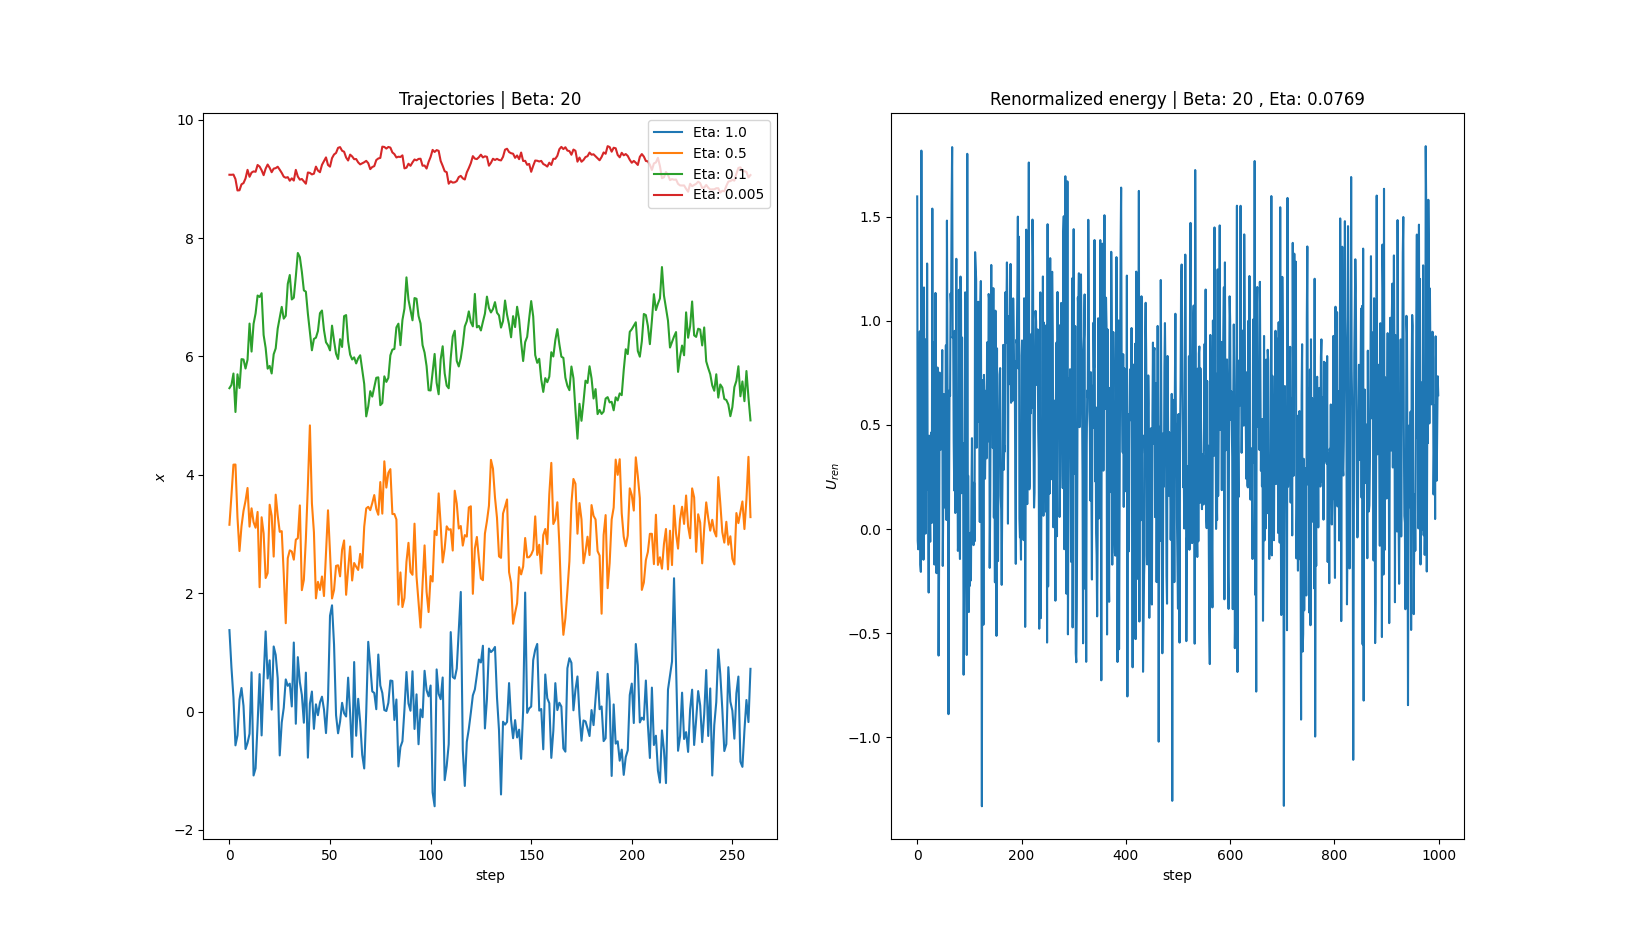

The script that drew this image:
import os

import numpy as np
import matplotlib.pyplot as plt

side = 260
beta = 20
DIM = 1000

#-------------------------------------------------------------------------------

def plot_metropolis():

    fig, axes = plt.subplots(1, 2, num="energy", figsize=(12, 12))

    #--- Trajectory ------------------------------------------------------------

    axes[0].set_title(f"Trajectories | Beta: {beta}")
    axes[0].set_ylabel('$ x $')
    axes[0].set_xlabel('step')

    file = "test_traje_conf.dat"

    if os.path.isfile(file):
        print("Loading file " + file)
        traje = np.loadtxt(file, unpack='True')

    x = [ i for i in range(side)]
    t = [ 0, 100, 180, 199]
    for i in range(4):
        k = t[i]
        y = [traje[j+1][k] + 3*i for j in range(side)]
        axes[0].plot(x, y, label=f"Eta: {traje[0][k]}")

    axes[0].legend(loc="upper right")


    #--- Energy ----------------------------------------------------------------

    axes[1].set_title(f"Renormalized energy | Beta: {beta} , Eta: {beta/side:.4f}")
    axes[1].set_ylabel(r'$U_{ren}$')
    axes[1].set_xlabel('step')

    directory = f"../Data_simulations/Beta_{beta}"
    filename = f"side_{side}.dat" #_beta_{1:.6f}.dat".format(side, beta)
    file = os.path.join(directory, filename)

    if os.path.isfile(file):
        print("Loading file " + file)
        ene = np.loadtxt(file, unpack='True')

    x = [ i for i in range(DIM)]
    y = ene[:DIM]
    axes[1].plot(x, y)

    plt.show()


#-------------------------------------------------------------------------------

if __name__ == '__main__':

    plot_metropolis()
